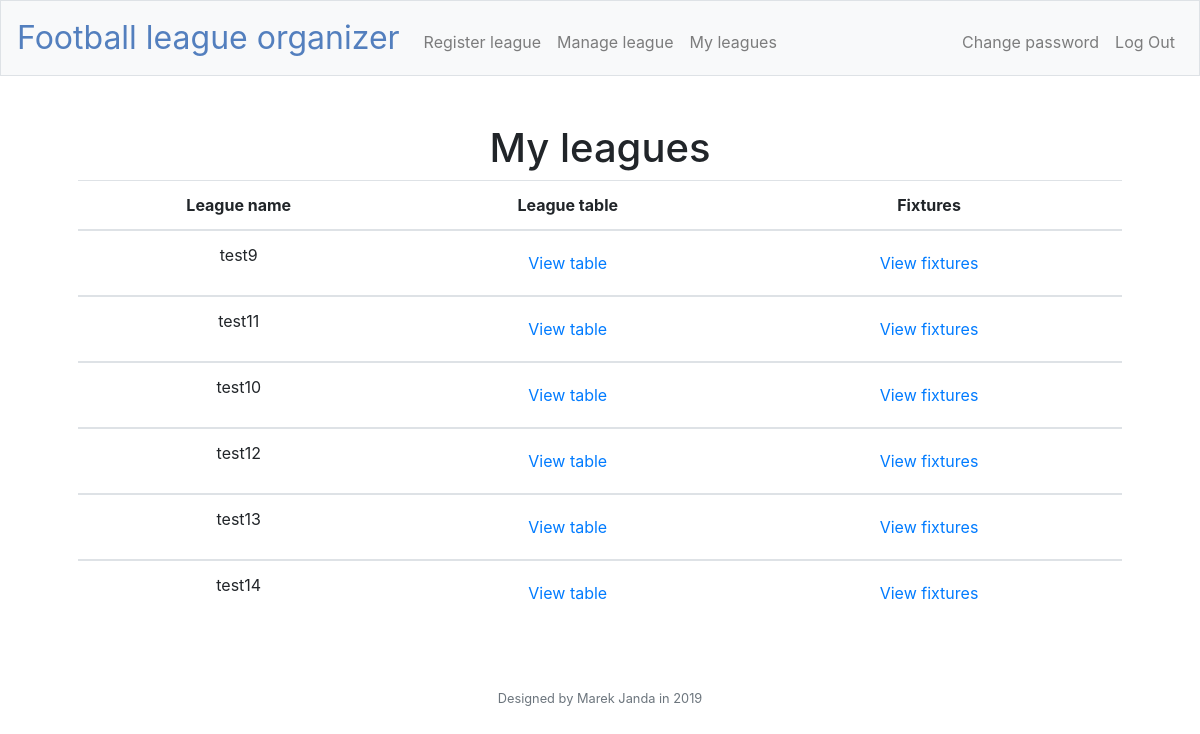
The app's page / (signed in) with its own data.
### tables this page shows
CREATE TABLE 'leagues' ('league_ID' integer PRIMARY KEY AUTOINCREMENT NOT NULL, 'leaguename' varchar(255) NOT NULL, 'league_admin' varchar(255) NOT NULL, 'number_of_teams' integer NOT NULL);

### application.py (the view)
@app.route("/")
@login_required
def index():
    admininfo = db.execute("SELECT * FROM administrators WHERE admin_ID = :admin_ID", admin_ID=session["user_id"])
    myleagues = db.execute("SELECT * FROM leagues WHERE league_admin = :admin", admin=admininfo[0]["admin_name"])
    return render_template("myleagues.html", leagues=myleagues)

### application.py (called while the page is built)
@app.after_request
def after_request(response):
    response.headers["Cache-Control"] = "no-cache, no-store, must-revalidate"
    response.headers["Expires"] = 0
    response.headers["Pragma"] = "no-cache"
    return response

### helpers.py (called while the page is built)
def login_required(f):
    @wraps(f)
    def decorated_function(*args, **kwargs):
        if session.get("user_id") is None:
            return redirect("/login")
        return f(*args, **kwargs)
    return decorated_function

### templates/myleagues.html (shortened to what this page needs)
{% extends "layout.html" %}
{% block main %}
    <h1>My leagues</h1>
    <table class="table">
        <thead>
            <tr>
                <th>League name</th>
                <th>League table</th>
                <th>Fixtures</th>
            </tr>
        </thead>
        {% if not leagues %}
        <tbody>
            <tr>
                <td>There aren't any legues registered in the database</td>
            </tr>
        </tbody>
        {% else %}
            {% for league in leagues %}
            <tbody>
                <tr>
                    <td>{{ league["leaguename"] }}</td>
                    <td><a class="nav-link" href="/mytable/{{league["leaguename"]}}">View table</a></td>
                    <td><a class="nav-link" href="/leaguefixtures/{{league["leaguename"]}}">View fixtures</a></td>
                </tr>
            </tbody>
            {% endfor %}
        {% endif %}
    </table>
{% endblock %}

### records on screen
leagues: leaguename "test9"
leagues: leaguename "test11"
leagues: leaguename "test10"
leagues: leaguename "test12"
leagues: leaguename "test13"
leagues: leaguename "test14"
